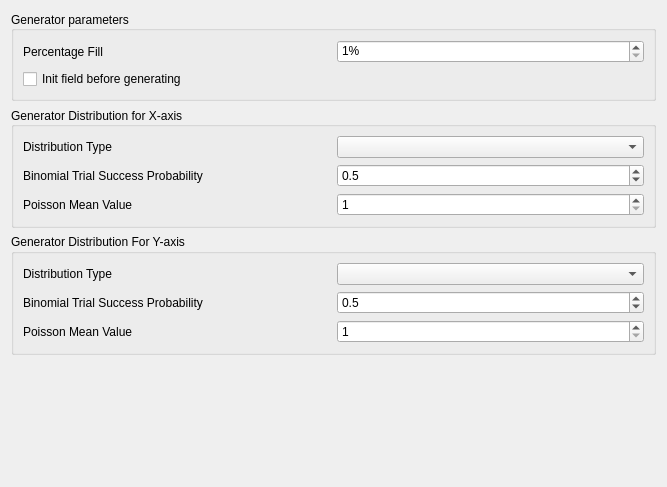
<?xml version="1.0" encoding="UTF-8"?>
<ui version="4.0">
 <class>GeneratorPage</class>
 <widget class="QWidget" name="GeneratorPage">
  <property name="geometry">
   <rect>
    <x>0</x>
    <y>0</y>
    <width>667</width>
    <height>487</height>
   </rect>
  </property>
  <property name="windowTitle">
   <string>GeneratorPage</string>
  </property>
  <layout class="QVBoxLayout" name="verticalLayout">
   <item>
    <widget class="QGroupBox" name="groupBox">
     <property name="title">
      <string>Generator parameters</string>
     </property>
     <property name="alignment">
      <set>Qt::AlignLeading|Qt::AlignLeft|Qt::AlignVCenter</set>
     </property>
     <layout class="QVBoxLayout" name="verticalLayout_2">
      <item>
       <layout class="QHBoxLayout" name="horizontalLayout">
        <item>
         <widget class="QLabel" name="label">
          <property name="text">
           <string>Percentage Fill</string>
          </property>
         </widget>
        </item>
        <item>
         <widget class="QSpinBox" name="kcfg_fillpercentvalue">
          <property name="alignment">
           <set>Qt::AlignLeading|Qt::AlignLeft|Qt::AlignTop</set>
          </property>
          <property name="readOnly">
           <bool>false</bool>
          </property>
          <property name="specialValueText">
           <string notr="true"/>
          </property>
          <property name="keyboardTracking">
           <bool>false</bool>
          </property>
          <property name="suffix">
           <string notr="true">%</string>
          </property>
          <property name="minimum">
           <number>1</number>
          </property>
         </widget>
        </item>
       </layout>
      </item>
      <item>
       <widget class="QCheckBox" name="kcfg_initbeforegenerate">
        <property name="text">
         <string>Init field before generating</string>
        </property>
       </widget>
      </item>
     </layout>
    </widget>
   </item>
   <item>
    <widget class="QGroupBox" name="groupBox_2">
     <property name="title">
      <string>Generator Distribution for X-axis</string>
     </property>
     <property name="alignment">
      <set>Qt::AlignLeading|Qt::AlignLeft|Qt::AlignVCenter</set>
     </property>
     <layout class="QVBoxLayout" name="verticalLayout_3">
      <item>
       <layout class="QHBoxLayout" name="horizontalLayout_2">
        <item>
         <widget class="QLabel" name="label_2">
          <property name="text">
           <string>Distribution Type</string>
          </property>
         </widget>
        </item>
        <item>
         <widget class="QComboBox" name="kcfg_distributionforX">
          <property name="sizePolicy">
           <sizepolicy hsizetype="Preferred" vsizetype="Fixed">
            <horstretch>0</horstretch>
            <verstretch>0</verstretch>
           </sizepolicy>
          </property>
         </widget>
        </item>
       </layout>
      </item>
      <item>
       <layout class="QHBoxLayout" name="horizontalLayout_4">
        <item>
         <widget class="QLabel" name="label_3">
          <property name="text">
           <string>Binomial Trial Success Probability</string>
          </property>
         </widget>
        </item>
        <item>
         <widget class="QDoubleSpinBox" name="kcfg_probtrialforX">
          <property name="sizePolicy">
           <sizepolicy hsizetype="Preferred" vsizetype="Fixed">
            <horstretch>0</horstretch>
            <verstretch>0</verstretch>
           </sizepolicy>
          </property>
          <property name="decimals">
           <number>1</number>
          </property>
          <property name="minimum">
           <double>0.100000000000000</double>
          </property>
          <property name="maximum">
           <double>0.900000000000000</double>
          </property>
          <property name="singleStep">
           <double>0.100000000000000</double>
          </property>
          <property name="value">
           <double>0.500000000000000</double>
          </property>
         </widget>
        </item>
       </layout>
      </item>
      <item>
       <layout class="QHBoxLayout" name="horizontalLayout_3">
        <item>
         <widget class="QLabel" name="label_4">
          <property name="text">
           <string>Poisson Mean Value</string>
          </property>
         </widget>
        </item>
        <item>
         <widget class="QSpinBox" name="kcfg_expectedvalforX">
          <property name="minimum">
           <number>1</number>
          </property>
         </widget>
        </item>
       </layout>
      </item>
     </layout>
    </widget>
   </item>
   <item>
    <widget class="QGroupBox" name="groupBox_3">
     <property name="title">
      <string>Generator Distribution For Y-axis</string>
     </property>
     <layout class="QVBoxLayout" name="verticalLayout_4">
      <item>
       <layout class="QHBoxLayout" name="horizontalLayout_5">
        <item>
         <widget class="QLabel" name="label_5">
          <property name="text">
           <string>Distribution Type</string>
          </property>
         </widget>
        </item>
        <item>
         <widget class="QComboBox" name="kcfg_distributionforY"/>
        </item>
       </layout>
      </item>
      <item>
       <layout class="QHBoxLayout" name="horizontalLayout_6">
        <item>
         <widget class="QLabel" name="label_6">
          <property name="text">
           <string>Binomial Trial Success Probability</string>
          </property>
         </widget>
        </item>
        <item>
         <widget class="QDoubleSpinBox" name="kcfg_probtrialforY">
          <property name="sizePolicy">
           <sizepolicy hsizetype="Preferred" vsizetype="Fixed">
            <horstretch>0</horstretch>
            <verstretch>0</verstretch>
           </sizepolicy>
          </property>
          <property name="decimals">
           <number>1</number>
          </property>
          <property name="minimum">
           <double>0.100000000000000</double>
          </property>
          <property name="maximum">
           <double>0.900000000000000</double>
          </property>
          <property name="singleStep">
           <double>0.100000000000000</double>
          </property>
          <property name="value">
           <double>0.500000000000000</double>
          </property>
         </widget>
        </item>
       </layout>
      </item>
      <item>
       <layout class="QHBoxLayout" name="horizontalLayout_7">
        <item>
         <widget class="QLabel" name="label_7">
          <property name="text">
           <string>Poisson Mean Value</string>
          </property>
         </widget>
        </item>
        <item>
         <widget class="QSpinBox" name="kcfg_expectedvalforY">
          <property name="minimum">
           <number>1</number>
          </property>
         </widget>
        </item>
       </layout>
      </item>
     </layout>
    </widget>
   </item>
   <item>
    <spacer name="verticalSpacer">
     <property name="orientation">
      <enum>Qt::Vertical</enum>
     </property>
     <property name="sizeHint" stdset="0">
      <size>
       <width>20</width>
       <height>40</height>
      </size>
     </property>
    </spacer>
   </item>
  </layout>
 </widget>
 <resources/>
 <connections/>
</ui>
